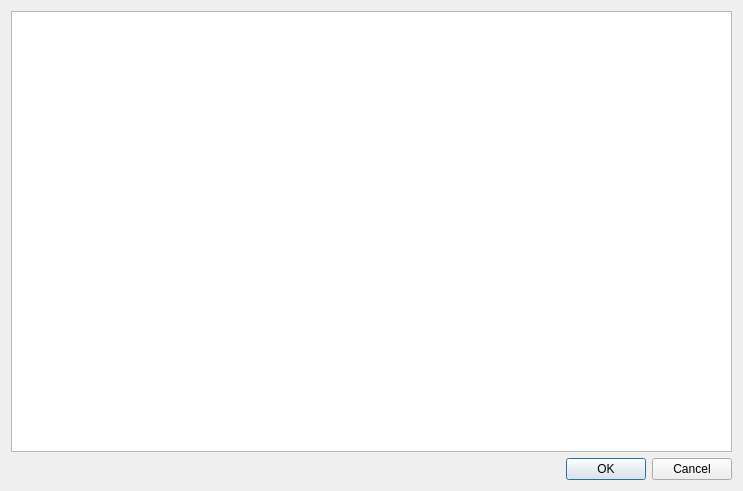
<?xml version="1.0" encoding="UTF-8"?>
<ui version="4.0">
 <class>Dialog</class>
 <widget class="QDialog" name="Dialog">
  <property name="geometry">
   <rect>
    <x>0</x>
    <y>0</y>
    <width>743</width>
    <height>491</height>
   </rect>
  </property>
  <property name="windowTitle">
   <string>Dialog</string>
  </property>
  <layout class="QGridLayout" name="gridLayout">
   <item row="0" column="0">
    <widget class="QTableView" name="editor"/>
   </item>
   <item row="1" column="0">
    <widget class="QDialogButtonBox" name="confirm">
     <property name="orientation">
      <enum>Qt::Horizontal</enum>
     </property>
     <property name="standardButtons">
      <set>QDialogButtonBox::Cancel|QDialogButtonBox::Ok</set>
     </property>
    </widget>
   </item>
  </layout>
 </widget>
 <resources/>
 <connections>
  <connection>
   <sender>confirm</sender>
   <signal>accepted()</signal>
   <receiver>Dialog</receiver>
   <slot>accept()</slot>
   <hints>
    <hint type="sourcelabel">
     <x>248</x>
     <y>254</y>
    </hint>
    <hint type="destinationlabel">
     <x>157</x>
     <y>274</y>
    </hint>
   </hints>
  </connection>
  <connection>
   <sender>confirm</sender>
   <signal>rejected()</signal>
   <receiver>Dialog</receiver>
   <slot>reject()</slot>
   <hints>
    <hint type="sourcelabel">
     <x>316</x>
     <y>260</y>
    </hint>
    <hint type="destinationlabel">
     <x>286</x>
     <y>274</y>
    </hint>
   </hints>
  </connection>
 </connections>
</ui>
